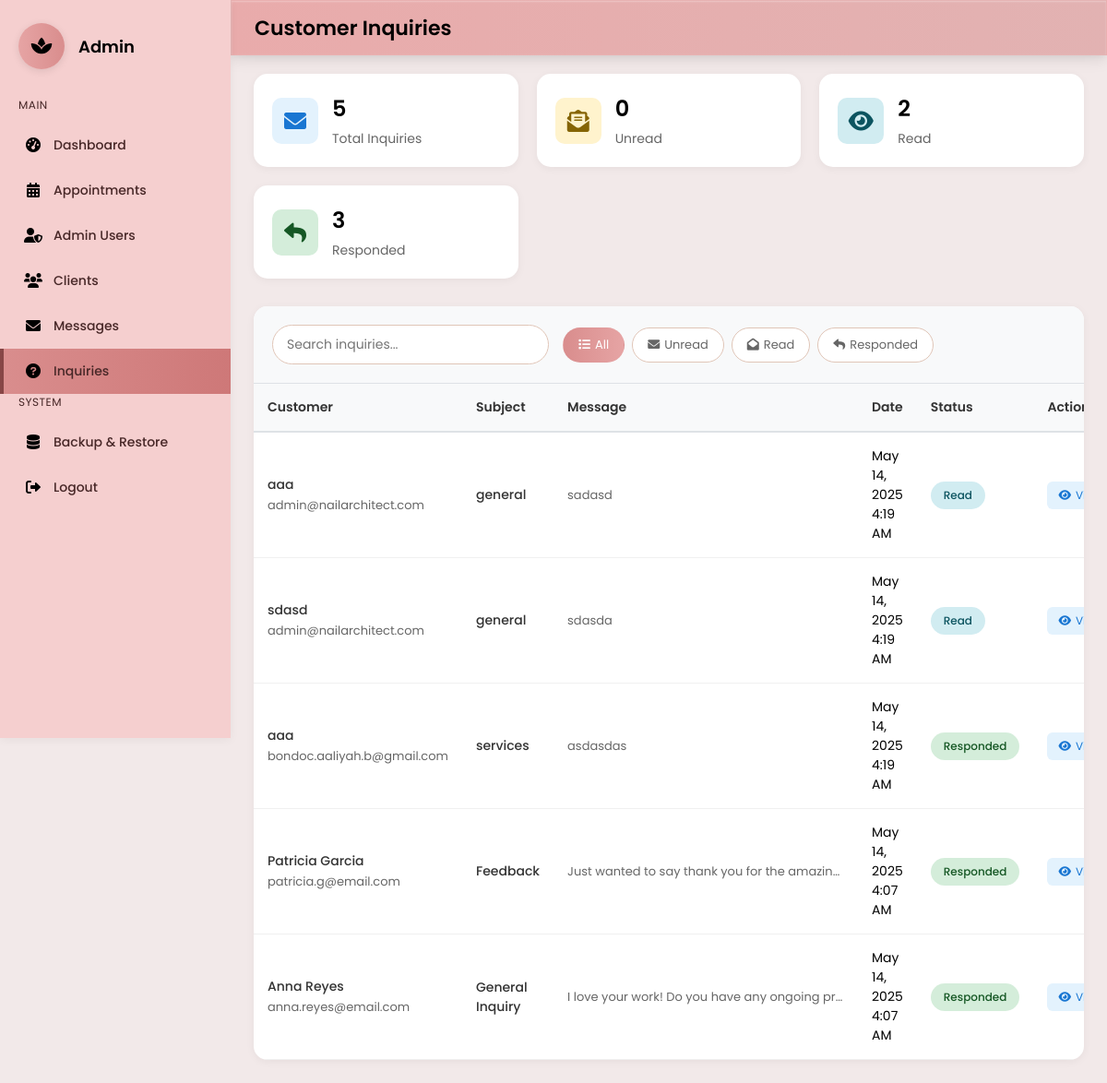
Page /admin-inquiries.php (signed in) on the committed database.
### tables this page shows
CREATE TABLE `inquiries` (
  `id` int(11) NOT NULL AUTO_INCREMENT,
  `first_name` varchar(100) NOT NULL,
  `last_name` varchar(100) DEFAULT NULL,
  `email` varchar(100) NOT NULL,
  `phone` varchar(20) DEFAULT NULL,
  `subject` varchar(200) NOT NULL,
  `message` text NOT NULL,
  `status` enum('unread','read','responded') DEFAULT 'unread',
  `created_at` timestamp NOT NULL DEFAULT current_timestamp(),
  `updated_at` timestamp NOT NULL DEFAULT current_timestamp() ON UPDATE current_timestamp(),
  PRIMARY KEY (`id`),
  KEY `idx_status` (`status`),
  KEY `idx_email` (`email`),
  KEY `idx_created_at` (`created_at`),
  KEY `idx_subject` (`subject`),
  FULLTEXT KEY `ft_message` (`message`)
);

### admin-inquiries.php (the view, shortened to what this page needs)
<?php
$conn = mysqli_connect("localhost", "root", "", "nail_architect_db");
$filterStatus = isset($_GET['filter']) ? $_GET['filter'] : 'all';
$searchQuery = isset($_GET['search']) ? mysqli_real_escape_string($conn, $_GET['search']) : '';
$page = isset($_GET['page']) ? (int)$_GET['page'] : 1;
$perPage = 10;
$offset = ($page - 1) * $perPage;
$whereClause = "WHERE 1=1";
$inquiries_query = "SELECT * FROM inquiries $whereClause ORDER BY created_at DESC LIMIT $offset, $perPage";
$inquiries_result = mysqli_query($conn, $inquiries_query);
$stats_query = "SELECT
    COUNT(*) as total,
    SUM(CASE WHEN status = 'unread' THEN 1 ELSE 0 END) as unread_count,
    SUM(CASE WHEN status = 'read' THEN 1 ELSE 0 END) as read_count,
    SUM(CASE WHEN status = 'responded' THEN 1 ELSE 0 END) as responded_count
    FROM inquiries";
$stats_result = mysqli_query($conn, $stats_query);
$stats = mysqli_fetch_assoc($stats_result);
?>
<!DOCTYPE html>
<html lang="en">
<head>
    <link rel="stylesheet" href="sidebar-admin.css">
    <link rel="stylesheet" href="https://cdnjs.cloudflare.com/ajax/libs/font-awesome/6.0.0-beta3/css/all.min.css">
</head>
<body>
    <div class="sidebar">
        <div class="logo-container">
            <div class="logo">
                <i class="fas fa-spa" style="font-size: 20px; z-index: 1;"></i>
            </div>
            <div class="admin-title">Admin</div>
        </div>
        <div class="nav-menu">
            <div class="menu-section">MAIN</div>
            <div class="menu-item" onclick="window.location.href='admin-dashboard.php'">
                <div class="menu-icon"><i class="fas fa-tachometer-alt"></i></div>
                <div class="menu-text">Dashboard</div>
            </div>
            <div class="menu-item" onclick="window.location.href='admin-appointments.php'">
                <div class="menu-icon"><i class="fas fa-calendar-alt"></i></div>
                <div class="menu-text">Appointments</div>
            </div>
            <div class="menu-item" onclick="window.location.href='admin-management.php'">
    <div class="menu-icon"><i class="fas fa-user-shield"></i></div>
    <div class="menu-text">Admin Users</div>
</div>
            <div class="menu-item" onclick="window.location.href='clients.php'">
                <div class="menu-icon"><i class="fas fa-users"></i></div>
                <div class="menu-text">Clients</div>
            </div>
            <div class="menu-item" onclick="window.location.href='admin-messages.php'">
                <div class="menu-icon"><i class="fas fa-envelope"></i></div>
                <div class="menu-text">Messages</div>
            </div>
            <div class="menu-item active" onclick="window.location.href='admin-inquiries.php'">
                <div class="menu-icon"><i class="fas fa-question-circle"></i></div>
                <div class="menu-text">Inquiries</div>
            </div>
            <div class="menu-section">SYSTEM</div>
            <div class="menu-item" onclick="window.location.href='admin-backup.php'">
                <div class="menu-icon"><i class="fas fa-database"></i></div>
                <div class="menu-text">Backup & Restore</div>
            </div>
            <div class="menu-item" onclick="window.location.href='logout.php'">
                <div class="menu-icon"><i class="fas fa-sign-out-alt"></i></div>
                <div class="menu-text">Logout</div>
            </div>
        </div>
    </div>
    <div class="top-bar">
        <div class="page-title">Customer Inquiries</div>
    </div>
    <div class="content-wrapper">
        <div class="stats-cards">
            <div class="stat-card">
                <div class="stat-icon total">
                    <i class="fas fa-envelope"></i>
                </div>
                <div class="stat-details">
                    <h3><?php echo $stats['total']; ?></h3>
                    <p>Total Inquiries</p>
                </div>
            </div>
            <div class="stat-card">
                <div class="stat-icon unread">
                    <i class="fas fa-envelope-open-text"></i>
                </div>
                <div class="stat-details">
                    <h3><?php echo $stats['unread_count']; ?></h3>
                    <p>Unread</p>
                </div>
            </div>
            <div class="stat-card">
                <div class="stat-icon read">
                    <i class="fas fa-eye"></i>
                </div>
                <div class="stat-details">
                    <h3><?php echo $stats['read_count']; ?></h3>
                    <p>Read</p>
                </div>
            </div>
            <div class="stat-card">
                <div class="stat-icon responded">
                    <i class="fas fa-reply"></i>
                </div>
                <div class="stat-details">
                    <h3><?php echo $stats['responded_count']; ?></h3>
                    <p>Responded</p>
                </div>
            </div>
        </div>
        <div class="inquiries-table-container">
            <div class="table-header">
                <div class="search-filter">
                    <input type="text" class="search-box" placeholder="Search inquiries..." id="searchInput" value="<?php echo htmlspecialchars($searchQuery); ?>">
                    <div class="filter-buttons">
                        <a href="?filter=all" class="filter-btn <?php echo $filterStatus === 'all' ? 'active' : ''; ?>">
                            <i class="fas fa-list"></i> All
                        </a>
                        <a href="?filter=unread" class="filter-btn <?php echo $filterStatus === 'unread' ? 'active' : ''; ?>">
                            <i class="fas fa-envelope"></i> Unread
                        </a>
                        <a href="?filter=read" class="filter-btn <?php echo $filterStatus === 'read' ? 'active' : ''; ?>">
                            <i class="fas fa-envelope-open"></i> Read
                        </a>
                        <a href="?filter=responded" class="filter-btn <?php echo $filterStatus === 'responded' ? 'active' : ''; ?>">
                            <i class="fas fa-reply"></i> Responded
                        </a>
                    </div>
                </div>
            </div>
            <?php if (mysqli_num_rows($inquiries_result) > 0): ?>
                <table>
                    <thead>
                        <tr>
                            <th>Customer</th>
                            <th>Subject</th>
                            <th>Message</th>
                            <th>Date</th>
                            <th>Status</th>
                            <th>Actions</th>
                        </tr>
                    </thead>
                    <tbody>
                        <?php while ($inquiry = mysqli_fetch_assoc($inquiries_result)): ?>
                            <?php
                            $inquiry_date = new DateTime($inquiry['created_at']);
                            $formatted_date = $inquiry_date->format('M j, Y g:i A');
                            ?>
                            <tr>
                                <td>
                                    <div class="customer-info">
                                        <span class="customer-name"><?php echo htmlspecialchars($inquiry['first_name'] . ' ' . $inquiry['last_name']); ?></span>
                                        <span class="customer-email"><?php echo htmlspecialchars($inquiry['email']); ?></span>
                                    </div>
                                </td>
                                <td>
                                    <span class="subject"><?php echo htmlspecialchars($inquiry['subject']); ?></span>
                                </td>
                                <td>
                                    <span class="message-preview"><?php echo htmlspecialchars(substr($inquiry['message'], 0, 100)) . (strlen($inquiry['message']) > 100 ? '...' : ''); ?></span>
                                </td>
                                <td><?php echo $formatted_date; ?></td>
                                <td>
                                    <span class="status-badge <?php echo $inquiry['status']; ?>">
                                        <?php echo ucfirst($inquiry['status']); ?>
                                    </span>
                                </td>
                                <td>
                                    <div class="action-buttons">
                                        <button class="action-btn view" onclick="viewInquiry(<?php echo $inquiry['id']; ?>)">
                                            <i class="fas fa-eye"></i> View
                                        </button>
                                    </div>
                                </td>
                            </tr>
                        <?php endwhile; ?>
                    </tbody>
                </table>
            <?php endif; ?>
        </div>
    </div>
</body>
</html>

### sidebar-admin.css (style rules this page uses)
.sidebar { width: 250px; background-color: rgb(245, 207, 207); height: 100vh; padding: 25px 0; position: fixed; overflow-y: auto; left: 0; top: 0; box-shadow: 0 2px 10px rgba(0, 0, 0, 0.05); z-index: 100; }
.logo-container { padding: 0 20px; margin-bottom: 30px; display: flex; align-items: center; }
.logo { width: 50px; height: 50px; border-radius: 50%; background: linear-gradient(to right, #e6a4a4, #d98d8d); position: relative; overflow: hidden; display: flex; align-items: center; justify-content: center; box-shadow: 0 2px 8px rgba(0, 0, 0, 0.1); }
.admin-title { margin-left: 15px; font-weight: 600; font-size: 18px; }
.nav-menu { margin-top: 20px; }
.menu-section { margin-bottom: 10px; padding: 0 20px; font-size: 12px; color: #472727; ; text-transform: uppercase; letter-spacing: 0.5px; }
.menu-item { padding: 12px 20px; display: flex; align-items: center; cursor: pointer; transition: all 0.3s ease; position: relative; border-left: 4px solid transparent; }
.menu-item.active { background: linear-gradient(to right, #d98d8d, #ce7878); border-left-color: #874646; }
.menu-icon { width: 24px; margin-right: 10px; text-align: center; font-size: 16px; }
.menu-text { font-size: 14px; font-weight: 500; color: #472727; }
.content-wrapper { margin-left: 250px; padding: 25px; padding-top: 80px; }
.top-bar { position: fixed; top: 0; left: 250px; right: 0; height: 60px; background: linear-gradient(to right, rgb(233, 171, 171), rgb(226, 178, 178)); display: flex; align-items: center; justify-content: space-between; padding: 0 25px; border: 1px solid rgba(235, 184, 184, 0.3); box-shadow: 0 4px 16px rgba(0, 0, 0, 0.1), 0 2px 8px rgba(0, 0, 0, 0.05), inset 0 1px 2px rgba(255, 255, 255, 0.3); z-index: 99; }
.page-title { font-size: 22px; font-weight: 600; }

### rows in the picture
inquiries: first_name+last_name "aaa", email "admin@nailarchitect.com", subject "general", message "sadasd", created_at "May 14, 2025 4:19 AM", status "Read"
inquiries: first_name+last_name "sdasd", email "admin@nailarchitect.com", subject "general", message "sdasda", created_at "May 14, 2025 4:19 AM", status "Read"
inquiries: first_name+last_name "aaa", email "bondoc.aaliyah.b@gmail.com", subject "services", message "asdasdas", created_at "May 14, 2025 4:19 AM", status "Responded"
inquiries: first_name+last_name "Patricia Garcia", email "patricia.g@email.com", subject "Feedback", message "Just wanted to say thank you for the amazin…", created_at "May 14, 2025 4:07 AM", status "Responded"
inquiries: first_name+last_name "Anna Reyes", email "anna.reyes@email.com", subject "General Inquiry", message "I love your work! Do you have any ongoing pr…", created_at "May 14, 2025 4:07 AM", status "Responded"

### other values in the picture
$stats['total'] "5"
$stats['unread_count'] "0"
$stats['read_count'] "2"
$stats['responded_count'] "3"
